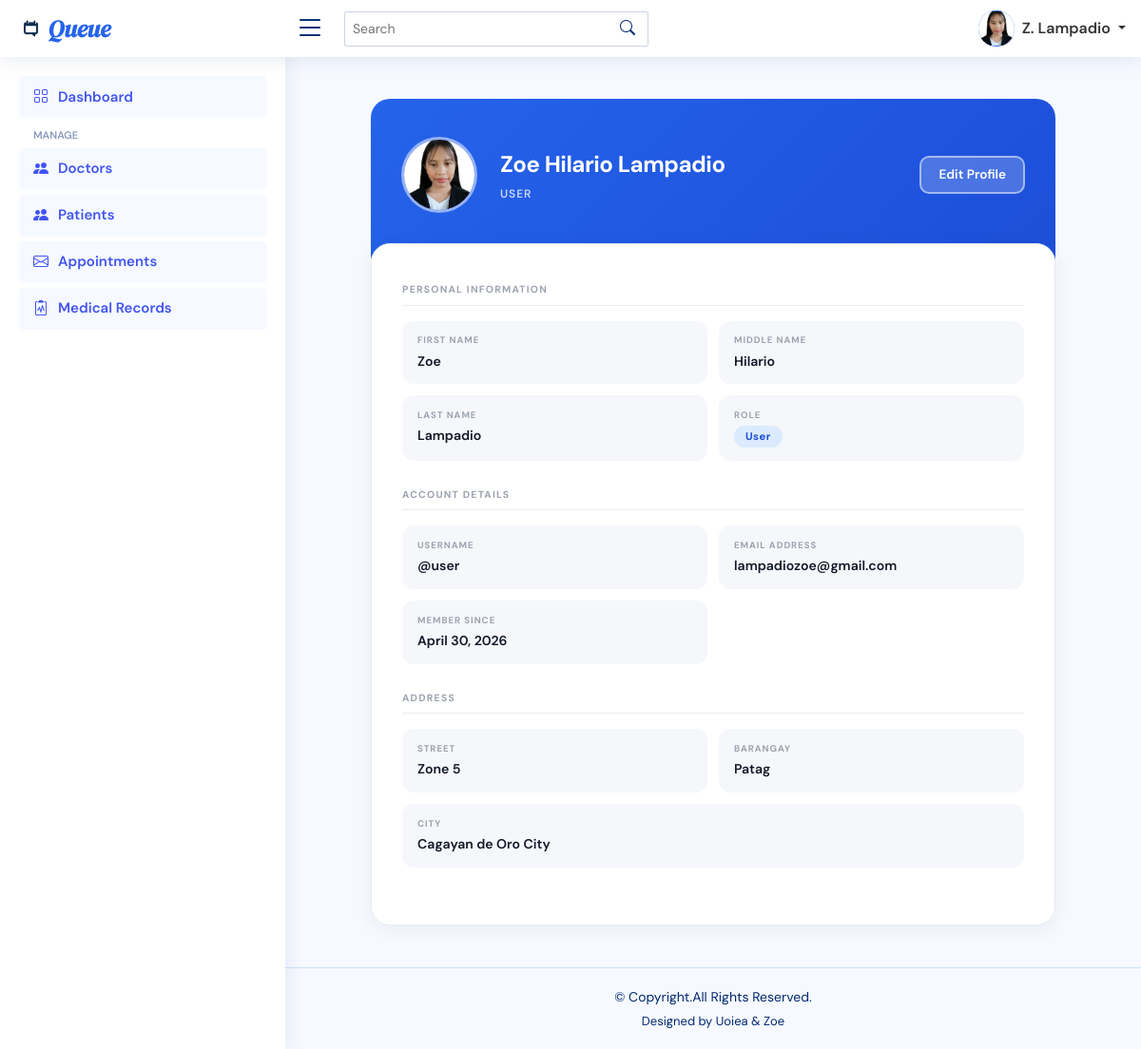
Page /public/admin/profile.php (signed in) on the committed database.
### tables this page shows
CREATE TABLE `users` (
  `id` int(11) NOT NULL,
  `uuid` varchar(36) DEFAULT NULL,
  `username` varchar(100) NOT NULL,
  `emailAddress` varchar(150) NOT NULL,
  `password` varchar(255) NOT NULL,
  `role` enum('admin','user') NOT NULL DEFAULT 'user',
  `firstName` varchar(100) DEFAULT NULL,
  `middleName` varchar(100) DEFAULT NULL,
  `lastName` varchar(100) DEFAULT NULL,
  `street` varchar(150) DEFAULT NULL,
  `barangay` varchar(150) DEFAULT NULL,
  `city` varchar(100) DEFAULT NULL,
  `photoUrl` varchar(255) DEFAULT NULL,
  `createdAt` timestamp NOT NULL DEFAULT current_timestamp(),
  `updatedAt` timestamp NOT NULL DEFAULT current_timestamp() ON UPDATE current_timestamp(),
  `profilePic` varchar(255) DEFAULT NULL
);

### public/admin/profile.php (the view, shortened to what this page needs)
<?php
include('./includes/header.php');
include('./includes/topbar.php');
include('./includes/sidebar.php');
require_once('../../app/controllers/profileController.php');
$userId = isset($_SESSION['authUser']['user_id']) ? $_SESSION['authUser']['user_id'] : 0;
$stmt = $conn->prepare("SELECT * FROM users WHERE id = ?");
$stmt->bind_param("i", $userId);
$stmt->execute();
$user = $stmt->get_result()->fetch_assoc();
$fullName = trim(
    (isset($user['firstName']) ? $user['firstName'] : '') . ' ' .
        (isset($user['middleName']) ? $user['middleName'] : '') . ' ' .
        (isset($user['lastName']) ? $user['lastName'] : '')
);
$initials = strtoupper(
    substr(isset($user['firstName']) ? $user['firstName'] : 'U', 0, 1) .
        substr(isset($user['lastName']) ? $user['lastName'] : 'U', 0, 1)
);
$dateJoined = (!empty($user['createdAt'])) ? date('F j, Y', strtotime($user['createdAt'])) : 'N/A';
?>
<section class="section">
    <div class="profile-wrapper">
        <div class="profile-hero">
            <div class="profile-hero-inner">
                <div class="profile-avatar">
                    <?php if (!empty($user['profilePic'])): ?>
                        <img src="<?php echo htmlspecialchars($user['profilePic']); ?>" style="width:100%;height:100%;object-fit:cover;border-radius:50%;">
                    <?php else: ?>
                        <?php echo htmlspecialchars($initials); ?>
                    <?php endif; ?>
                </div>
                <div>
                    <div class="profile-hero-name"><?php echo htmlspecialchars($fullName); ?></div>
                    <div class="profile-hero-role"><?php echo htmlspecialchars($user['role']); ?></div>
                </div>
                <div style="margin-left:auto;">
                    <button onclick="openEditModal()"
                        style="background:rgba(255,255,255,.2);border:2px solid rgba(255,255,255,.5);color:#fff;padding:8px 18px;border-radius:10px;font-weight:600;cursor:pointer;font-size:.85rem;">
                        Edit Profile
                    </button>
                </div>
            </div>
        </div>
        <div class="profile-body">
            <div class="profile-section-title">Personal Information</div>
            <div class="profile-info-grid">
                <div class="profile-info-item">
                    <div class="profile-info-label">First Name</div>
                    <div class="profile-info-value"><?php echo htmlspecialchars($user['firstName']); ?></div>
                </div>
                <div class="profile-info-item">
                    <div class="profile-info-label">Middle Name</div>
                    <div class="profile-info-value"><?php echo htmlspecialchars($user['middleName'] ? $user['middleName'] : '—'); ?></div>
                </div>
                <div class="profile-info-item">
                    <div class="profile-info-label">Last Name</div>
                    <div class="profile-info-value"><?php echo htmlspecialchars($user['lastName']); ?></div>
                </div>
                <div class="profile-info-item">
                    <div class="profile-info-label">Role</div>
                    <div class="profile-info-value">
                        <span class="profile-badge"><?php echo htmlspecialchars($user['role']); ?></span>
                    </div>
                </div>
            </div>
            <div class="profile-section-title">Account Details</div>
            <div class="profile-info-grid">
                <div class="profile-info-item">
                    <div class="profile-info-label">Username</div>
                    <div class="profile-info-value">@<?php echo htmlspecialchars($user['username']); ?></div>
                </div>
                <div class="profile-info-item">
                    <div class="profile-info-label">Email Address</div>
                    <div class="profile-info-value"><?php echo htmlspecialchars($user['emailAddress']); ?></div>
                </div>
                <div class="profile-info-item">
                    <div class="profile-info-label">Member Since</div>
                    <div class="profile-info-value"><?php echo $dateJoined; ?></div>
                </div>
            </div>
            <div class="profile-section-title">Address</div>
            <div class="profile-info-grid">
                <div class="profile-info-item">
                    <div class="profile-info-label">Street</div>
                    <div class="profile-info-value"><?php echo htmlspecialchars($user['street'] ? $user['street'] : '—'); ?></div>
                </div>
                <div class="profile-info-item">
                    <div class="profile-info-label">Barangay</div>
                    <div class="profile-info-value"><?php echo htmlspecialchars($user['barangay'] ? $user['barangay'] : '—'); ?></div>
                </div>
                <div class="profile-info-item full">
                    <div class="profile-info-label">City</div>
                    <div class="profile-info-value"><?php echo htmlspecialchars($user['city'] ? $user['city'] : '—'); ?></div>
                </div>
            </div>
        </div>
    </div>
</section>
<?php include('./includes/footer.php'); ?>

### public/assets/css/style.css (style rules this page uses)
:root { scroll-behavior: smooth; }
body { font-family: "Open Sans", sans-serif; background: #f6f9ff; color: #444444; }

### public/admin/includes/header.php (style rules this page uses)
body { font-family: 'DM Sans', sans-serif !important; }

### public/admin/profile.php (style rules this page uses)
.profile-wrapper, .profile-wrapper *, #editModal, #editModal * { font-family: 'DM Sans', sans-serif; box-sizing: border-box; }
.profile-wrapper { max-width: 720px; margin: 1.5rem auto; }
.profile-hero { background: linear-gradient(135deg, #2563eb 0%, #1d4ed8 100%); border-radius: 20px; padding: 2.5rem 2rem 4rem; }
.profile-hero-inner { display: flex; align-items: center; gap: 1.5rem; }
.profile-avatar { width: 80px; height: 80px; border-radius: 50%; background: rgba(255, 255, 255, .2); border: 3px solid rgba(255, 255, 255, .4); display: flex; align-items: center; justify-content: center; font-size: 1.8rem; font-weight: 700; color: #fff; flex-shrink: 0; }
.profile-hero-name { font-size: 1.5rem; font-weight: 700; color: #fff; letter-spacing: -.02em; margin: 0; }
.profile-hero-role { font-size: .75rem; color: rgba(255, 255, 255, .75); margin-top: 4px; font-weight: 600; text-transform: uppercase; letter-spacing: .08em; }
.profile-body { background: #fff; border: 1px solid #eaecf4; border-radius: 20px; margin-top: -2rem; padding: 2.5rem 2rem 2rem; box-shadow: 0 4px 20px rgba(0, 0, 0, .06); }
.profile-section-title { font-size: .65rem; font-weight: 700; text-transform: uppercase; letter-spacing: .12em; color: #9ca3af; margin-bottom: 1rem; padding-bottom: .5rem; border-bottom: 1px solid #eaecf4; }
.profile-info-grid { display: grid; grid-template-columns: 1fr 1fr; gap: 12px; margin-bottom: 1.75rem; }
.profile-info-item { background: #f5f7fb; border-radius: 12px; padding: .85rem 1rem; }
.profile-info-item.full { grid-column: 1/-1; }
.profile-info-label { font-size: .6rem; font-weight: 700; text-transform: uppercase; letter-spacing: .1em; color: #9ca3af; margin-bottom: 4px; }
.profile-info-value { font-size: .88rem; font-weight: 600; color: #111827; word-break: break-word; }
.profile-badge { display: inline-block; background: #dbeafe; color: #1d4ed8; font-size: .7rem; font-weight: 700; padding: 3px 12px; border-radius: 20px; letter-spacing: .04em; text-transform: capitalize; }

### rows in the picture
users: profilePic (picture), fullName "Zoe Hilario Lampadio", role "USER", firstName "Zoe", middleName "Hilario", lastName "Lampadio", role "User", username "user", emailAddress "lampadiozoe@gmail.com", createdAt "April 30, 2026", street "Zone 5", barangay "Patag", city "Cagayan de Oro City"

### other values in the picture
$shortName "Z. Lampadio"
